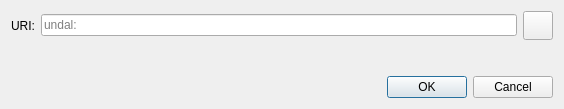
<?xml version="1.0" encoding="UTF-8"?>
<ui version="4.0">
 <class>OpenURIDialog</class>
 <widget class="QDialog" name="OpenURIDialog">
  <property name="geometry">
   <rect>
    <x>0</x>
    <y>0</y>
    <width>564</width>
    <height>109</height>
   </rect>
  </property>
  <property name="windowTitle">
   <string>Open undal URI</string>
  </property>
  <layout class="QVBoxLayout" name="verticalLayout">
   <item>
    <layout class="QHBoxLayout" name="horizontalLayout">
     <item>
      <widget class="QLabel" name="label">
       <property name="text">
        <string>URI:</string>
       </property>
      </widget>
     </item>
     <item>
      <widget class="QValidatedLineEdit" name="uriEdit">
       <property name="placeholderText">
        <string notr="true">undal:</string>
       </property>
      </widget>
     </item>
     <item>
      <widget class="QToolButton" name="pasteButton">
       <property name="toolTip">
        <string extracomment="Tooltip text for button that allows you to paste an address that is in your clipboard.">Paste address from clipboard</string>
       </property>
       <property name="text">
        <string/>
       </property>
       <property name="icon">
        <iconset resource="../undal.qrc">
         <normaloff>:/icons/editpaste</normaloff>:/icons/editpaste
        </iconset>
       </property>
       <property name="iconSize">
        <size>
         <width>22</width>
         <height>22</height>
        </size>
       </property>
      </widget>
     </item>
    </layout>
   </item>
   <item>
    <spacer name="verticalSpacer">
     <property name="orientation">
      <enum>Qt::Vertical</enum>
     </property>
     <property name="sizeHint" stdset="0">
      <size>
       <width>20</width>
       <height>40</height>
      </size>
     </property>
    </spacer>
   </item>
   <item>
    <widget class="QDialogButtonBox" name="buttonBox">
     <property name="orientation">
      <enum>Qt::Horizontal</enum>
     </property>
     <property name="standardButtons">
      <set>QDialogButtonBox::Cancel|QDialogButtonBox::Ok</set>
     </property>
    </widget>
   </item>
  </layout>
 </widget>
 <customwidgets>
  <customwidget>
   <class>QValidatedLineEdit</class>
   <extends>QLineEdit</extends>
   <header>qt/qvalidatedlineedit.h</header>
  </customwidget>
 </customwidgets>
 <resources/>
 <connections>
  <connection>
   <sender>buttonBox</sender>
   <signal>accepted()</signal>
   <receiver>OpenURIDialog</receiver>
   <slot>accept()</slot>
   <hints>
    <hint type="sourcelabel">
     <x>248</x>
     <y>254</y>
    </hint>
    <hint type="destinationlabel">
     <x>157</x>
     <y>274</y>
    </hint>
   </hints>
  </connection>
  <connection>
   <sender>buttonBox</sender>
   <signal>rejected()</signal>
   <receiver>OpenURIDialog</receiver>
   <slot>reject()</slot>
   <hints>
    <hint type="sourcelabel">
     <x>316</x>
     <y>260</y>
    </hint>
    <hint type="destinationlabel">
     <x>286</x>
     <y>274</y>
    </hint>
   </hints>
  </connection>
 </connections>
</ui>
